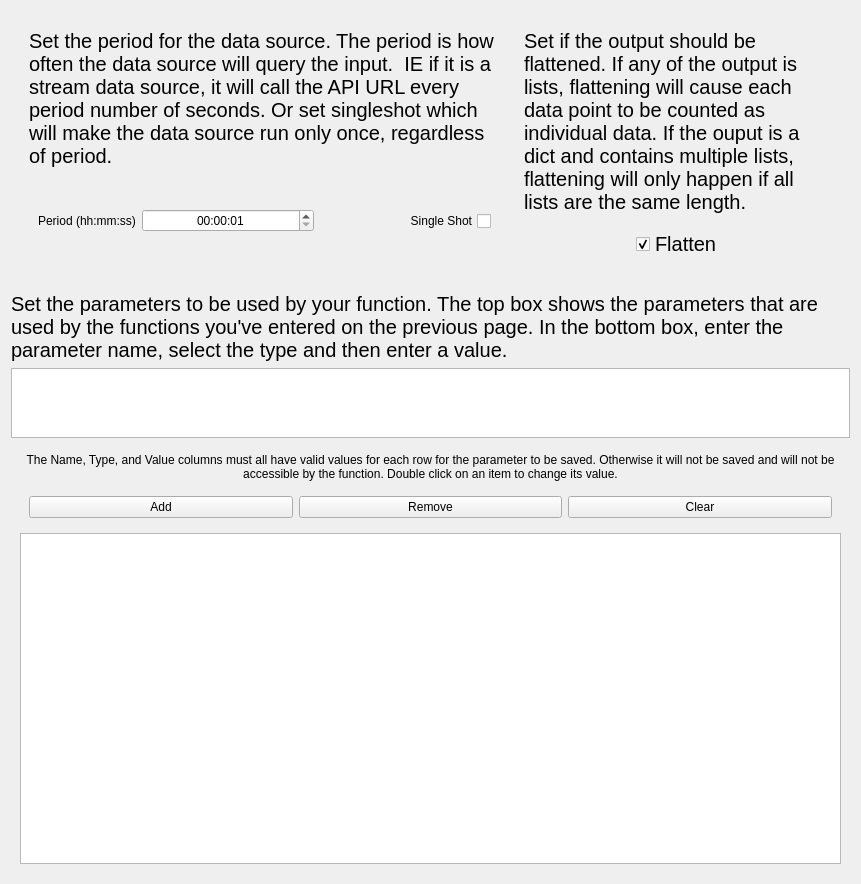
<?xml version="1.0" encoding="UTF-8"?>
<ui version="4.0">
 <class>CreateDataSourceParametersPage</class>
 <widget class="QWidget" name="CreateDataSourceParametersPage">
  <property name="geometry">
   <rect>
    <x>0</x>
    <y>0</y>
    <width>861</width>
    <height>884</height>
   </rect>
  </property>
  <property name="windowTitle">
   <string>CreateDataSourceParametersPage</string>
  </property>
  <layout class="QVBoxLayout" name="verticalLayout">
   <item>
    <widget class="QWidget" name="period_and_flatten_box" native="true">
     <property name="sizePolicy">
      <sizepolicy hsizetype="Preferred" vsizetype="Preferred">
       <horstretch>0</horstretch>
       <verstretch>2</verstretch>
      </sizepolicy>
     </property>
     <layout class="QHBoxLayout" name="horizontalLayout">
      <item>
       <widget class="QWidget" name="periodWidgetBox" native="true">
        <property name="sizePolicy">
         <sizepolicy hsizetype="Preferred" vsizetype="Preferred">
          <horstretch>3</horstretch>
          <verstretch>0</verstretch>
         </sizepolicy>
        </property>
        <layout class="QVBoxLayout" name="verticalLayout_2">
         <item>
          <widget class="QLabel" name="periodLabel">
           <property name="font">
            <font>
             <pointsize>15</pointsize>
            </font>
           </property>
           <property name="text">
            <string>Set the period for the data source. The period is how often the data source will query the input.  IE if it is a stream data source, it will call the API URL every period number of seconds. Or set singleshot which will make the data source run only once, regardless of period.</string>
           </property>
           <property name="wordWrap">
            <bool>true</bool>
           </property>
          </widget>
         </item>
         <item>
          <widget class="QWidget" name="widget_11" native="true">
           <layout class="QHBoxLayout" name="horizontalLayout_9">
            <item>
             <widget class="QLabel" name="label_3">
              <property name="sizePolicy">
               <sizepolicy hsizetype="Maximum" vsizetype="Preferred">
                <horstretch>0</horstretch>
                <verstretch>0</verstretch>
               </sizepolicy>
              </property>
              <property name="text">
               <string>Period (hh:mm:ss)</string>
              </property>
              <property name="alignment">
               <set>Qt::AlignCenter</set>
              </property>
             </widget>
            </item>
            <item>
             <widget class="QTimeEdit" name="time_edit">
              <property name="alignment">
               <set>Qt::AlignCenter</set>
              </property>
              <property name="date">
               <date>
                <year>2000</year>
                <month>1</month>
                <day>1</day>
               </date>
              </property>
              <property name="minimumTime">
               <time>
                <hour>0</hour>
                <minute>0</minute>
                <second>1</second>
               </time>
              </property>
              <property name="currentSection">
               <enum>QDateTimeEdit::HourSection</enum>
              </property>
              <property name="displayFormat">
               <string>hh:mm:ss</string>
              </property>
              <property name="currentSectionIndex">
               <number>0</number>
              </property>
              <property name="time">
               <time>
                <hour>0</hour>
                <minute>0</minute>
                <second>1</second>
               </time>
              </property>
             </widget>
            </item>
            <item>
             <widget class="QCheckBox" name="single_shot_check">
              <property name="layoutDirection">
               <enum>Qt::RightToLeft</enum>
              </property>
              <property name="text">
               <string>Single Shot</string>
              </property>
             </widget>
            </item>
           </layout>
          </widget>
         </item>
        </layout>
       </widget>
      </item>
      <item>
       <widget class="QWidget" name="flattenWidgetBox" native="true">
        <property name="sizePolicy">
         <sizepolicy hsizetype="Preferred" vsizetype="Preferred">
          <horstretch>2</horstretch>
          <verstretch>0</verstretch>
         </sizepolicy>
        </property>
        <layout class="QVBoxLayout" name="verticalLayout_3">
         <item>
          <widget class="QLabel" name="label">
           <property name="font">
            <font>
             <pointsize>15</pointsize>
            </font>
           </property>
           <property name="text">
            <string>Set if the output should be flattened. If any of the output is lists, flattening will cause each data point to be counted as individual data. If the ouput is a dict and contains multiple lists, flattening will only happen if all lists are the same length.</string>
           </property>
           <property name="wordWrap">
            <bool>true</bool>
           </property>
          </widget>
         </item>
         <item>
          <widget class="QWidget" name="widget_4" native="true">
           <property name="layoutDirection">
            <enum>Qt::LeftToRight</enum>
           </property>
           <layout class="QHBoxLayout" name="horizontalLayout_2">
            <property name="leftMargin">
             <number>12</number>
            </property>
            <item>
             <spacer name="horizontalSpacer_2">
              <property name="orientation">
               <enum>Qt::Horizontal</enum>
              </property>
              <property name="sizeHint" stdset="0">
               <size>
                <width>40</width>
                <height>20</height>
               </size>
              </property>
             </spacer>
            </item>
            <item>
             <widget class="QCheckBox" name="flattenedCheck">
              <property name="font">
               <font>
                <pointsize>15</pointsize>
               </font>
              </property>
              <property name="text">
               <string>Flatten</string>
              </property>
              <property name="checked">
               <bool>true</bool>
              </property>
             </widget>
            </item>
            <item>
             <spacer name="horizontalSpacer">
              <property name="orientation">
               <enum>Qt::Horizontal</enum>
              </property>
              <property name="sizeHint" stdset="0">
               <size>
                <width>40</width>
                <height>20</height>
               </size>
              </property>
             </spacer>
            </item>
           </layout>
          </widget>
         </item>
        </layout>
       </widget>
      </item>
     </layout>
    </widget>
   </item>
   <item>
    <widget class="QLabel" name="suggested_label">
     <property name="font">
      <font>
       <pointsize>15</pointsize>
      </font>
     </property>
     <property name="text">
      <string>Set the parameters to be used by your function. The top box shows the parameters that are used by the functions you've entered on the previous page. In the bottom box, enter the parameter name, select the type and then enter a value.</string>
     </property>
     <property name="wordWrap">
      <bool>true</bool>
     </property>
    </widget>
   </item>
   <item>
    <widget class="QListWidget" name="parameter_list_widget">
     <property name="sizePolicy">
      <sizepolicy hsizetype="Expanding" vsizetype="Expanding">
       <horstretch>0</horstretch>
       <verstretch>1</verstretch>
      </sizepolicy>
     </property>
     <property name="editTriggers">
      <set>QAbstractItemView::NoEditTriggers</set>
     </property>
     <property name="flow">
      <enum>QListView::LeftToRight</enum>
     </property>
    </widget>
   </item>
   <item>
    <widget class="QWidget" name="widget_6" native="true">
     <property name="sizePolicy">
      <sizepolicy hsizetype="Preferred" vsizetype="Preferred">
       <horstretch>1</horstretch>
       <verstretch>8</verstretch>
      </sizepolicy>
     </property>
     <layout class="QHBoxLayout" name="horizontalLayout_6">
      <property name="leftMargin">
       <number>0</number>
      </property>
      <property name="topMargin">
       <number>0</number>
      </property>
      <property name="rightMargin">
       <number>0</number>
      </property>
      <property name="bottomMargin">
       <number>0</number>
      </property>
      <item>
       <widget class="QWidget" name="widget_7" native="true">
        <layout class="QVBoxLayout" name="verticalLayout_4">
         <item>
          <widget class="QLabel" name="label_2">
           <property name="text">
            <string>The Name, Type, and Value columns must all have valid values for each row for the parameter to be saved. Otherwise it will not be saved and will not be accessible by the function. Double click on an item to change its value.</string>
           </property>
           <property name="alignment">
            <set>Qt::AlignCenter</set>
           </property>
           <property name="wordWrap">
            <bool>true</bool>
           </property>
          </widget>
         </item>
         <item>
          <widget class="QWidget" name="buttonWidget" native="true">
           <layout class="QHBoxLayout" name="horizontalLayout_7">
            <item>
             <widget class="QPushButton" name="addParameterButton">
              <property name="enabled">
               <bool>true</bool>
              </property>
              <property name="text">
               <string>Add</string>
              </property>
             </widget>
            </item>
            <item>
             <widget class="QPushButton" name="removeParameterButton">
              <property name="enabled">
               <bool>true</bool>
              </property>
              <property name="text">
               <string>Remove</string>
              </property>
             </widget>
            </item>
            <item>
             <widget class="QPushButton" name="clearParameterButton">
              <property name="enabled">
               <bool>true</bool>
              </property>
              <property name="text">
               <string>Clear</string>
              </property>
             </widget>
            </item>
           </layout>
          </widget>
         </item>
         <item>
          <widget class="EditableTableView" name="parameterView">
           <property name="enabled">
            <bool>true</bool>
           </property>
          </widget>
         </item>
        </layout>
       </widget>
      </item>
     </layout>
    </widget>
   </item>
  </layout>
 </widget>
 <customwidgets>
  <customwidget>
   <class>EditableTableView</class>
   <extends>QTableView</extends>
   <header>..editableTable</header>
  </customwidget>
 </customwidgets>
 <resources/>
 <connections/>
</ui>
